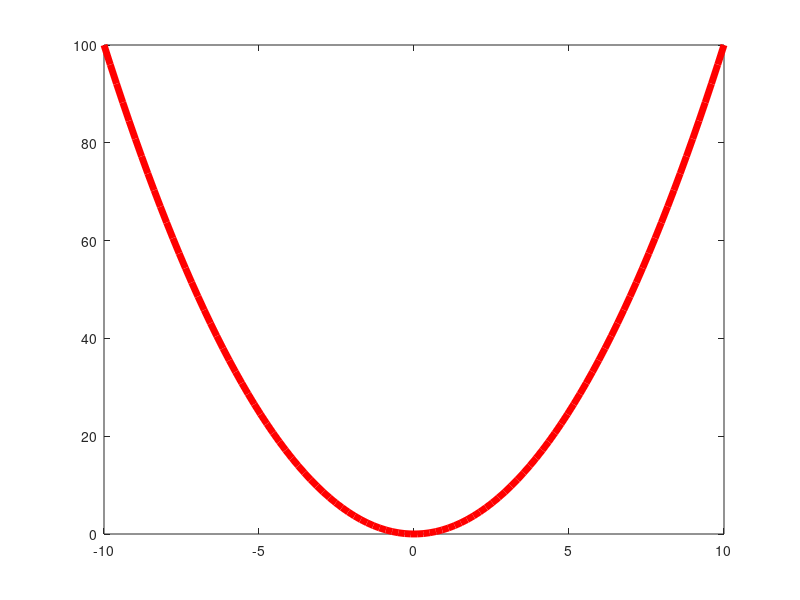

Source code (MATLAB): (Note: this script raises an error after producing the figure.)
n = 100;
x = linspace(-10,10,n); y = x.^2;
p = plot(x,y,'r', 'LineWidth',5);

%// modified jet-colormap
cd = [uint8(jet(n)*255) uint8(ones(n,1))]';

drawnow
set(p.Edge, 'ColorBinding','interpolated', 'ColorData',cd)